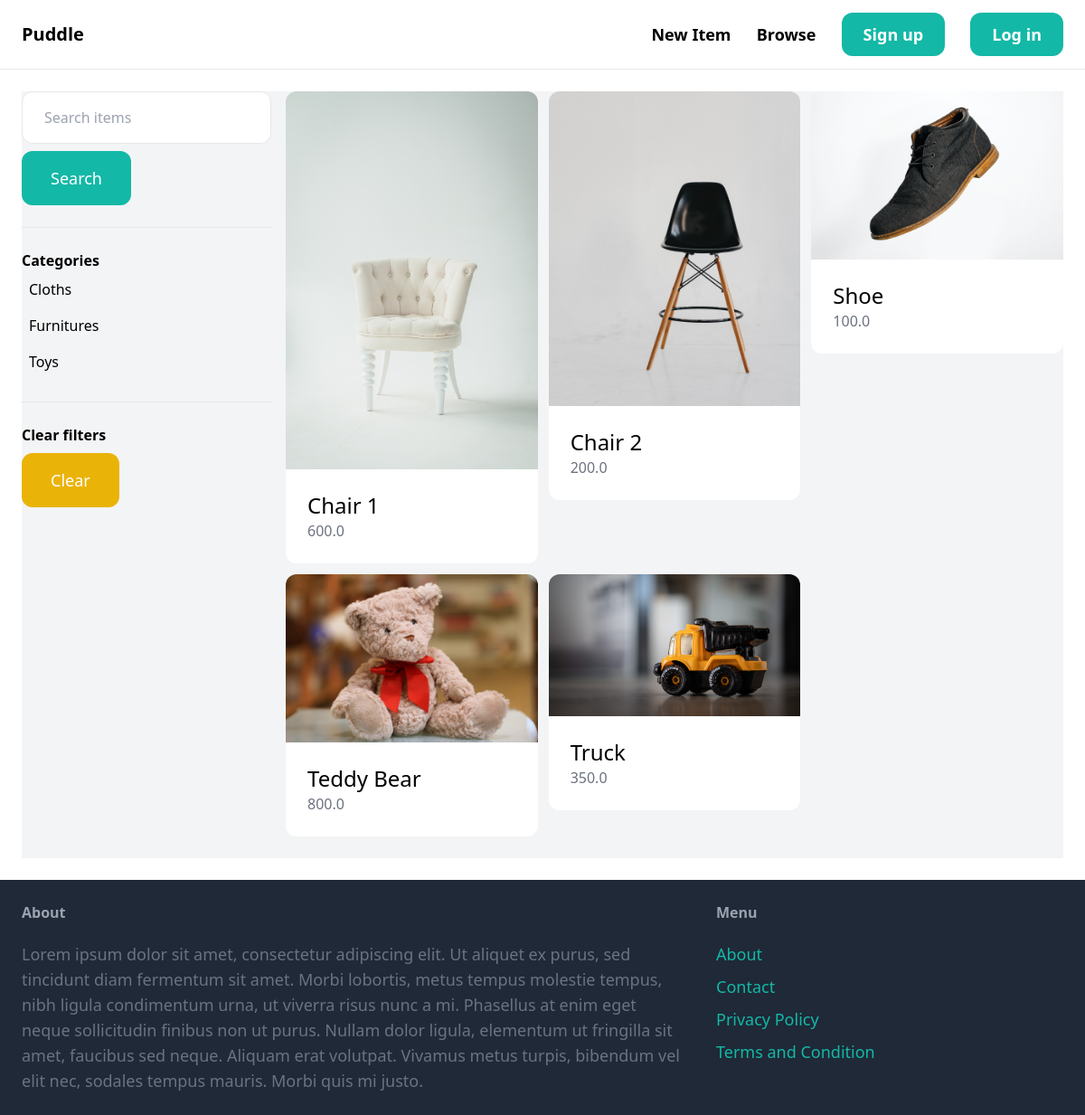
The app's page /items/ with its own data.
### item/models.py (models this page shows, shortened)
class Category(models.Model):
    name = models.CharField(max_length=255)
    class Meta:
        verbose_name = "Category"
        verbose_name_plural = "Categories"
        ordering = ('name',)

class Item(models.Model):
    category = models.ForeignKey(Category, related_name="items", on_delete=models.CASCADE)
    name = models.CharField(max_length=255)
    description = models.TextField(blank=True, null=True)
    price = models.FloatField()
    image = models.ImageField(upload_to="item_images", blank=True, null=True)
    is_sold = models.BooleanField(default=False)
    created_by = models.ForeignKey(User, related_name="items", on_delete=models.CASCADE)
    created_at = models.DateTimeField(auto_now_add=True)
    class Meta:
        verbose_name = "Item"
        verbose_name_plural = "Items"
        ordering = ('name',)

### item/views.py (the view)
# urls.py: path("", views.items, name="items"),
def items(request):
    query = request.GET.get('query', "")
    category_id = request.GET.get('category', 0)
    items = Item.objects.filter(is_sold=False)
    categories = Category.objects.all()
    if category_id:
        items = items.filter(category_id=category_id)
    if query:
        items = items.filter(Q(name__icontains=query) | Q(description__icontains=query))
    return render(request, 'item/items.html', {
        'items': items,
        'categories': categories,
        'query': query,
        'category_id': int(category_id),
    })

### item/templates/item/items.html (shortened to what this page needs)
{% extends "core/base.html" %}
{% block content %}
<div class="pb-6 grid grid-cols-4 gap-4 bg-gray-100">
    <div class="col-span-1">
        <form method="get" action="{% url 'item:items' %}">
            <input type="text" name="query" placeholder="Search items" type="text" value="{{ query }}" class="w-full py-4 px-6 border rounded-xl" />
            <button class="mt-2 py-4 px-8 text-lg bg-teal-500 text-white rounded-xl">Search</button>
        </form>
        <hr class="my-6" />
        <p class="font-semibold">Categories</p>
        <ul>
            {% for category in categories %}
            <li class="p-2 rounded-xl {% if category.id == category_id %} bg-gray-200 {% endif %}">
                <a href="{% url 'item:items' %}?query={{ query }}&category={{ category.id }}">{{ category.name }}</a>
            </li>
            {% endfor %}
        </ul>
        <hr class="my-6">
            <p class="font-semibold">Clear filters</p>
            <ul>
                <li>
                    <a href="{% url 'item:items' %}" class="mt-2 py-4 px-8 inline-block bg-yellow-500 text-lg rounded-xl text-white">Clear</a>
                </li>
            </ul>
    </div>
    <div class="col-span-3">
        <div class="grid grid-cols-3 gap-3">
            {% for item in items %}
            <div>
                <a href="{% url 'item:detail' item.id %}">
                    <div>
                        <img src="{{ item.image.url }}" alt="{{ item.name }}" class=" rounded-t-xl">
                    </div>
                    <div class="p-6 bg-white rounded-b-xl">
                        <h2 class="text-2xl">{{ item.name }}</h2>
                        <p class="text-gray-500">{{ item.price }}</p>
                    </div>
                </a>
            </div>
            {% endfor %}
        </div>
    </div>
</div>
{% endblock %}

### records on screen
Category: name "Cloths"
Category: name "Furnitures"
Category: name "Toys"
Item: image (picture), name "Chair 1", price "600.0"
Item: image (picture), name "Chair 2", price "200.0"
Item: image (picture), name "Shoe", price "100.0"
Item: image (picture), name "Teddy Bear", price "800.0"
Item: image (picture), name "Truck", price "350.0"
